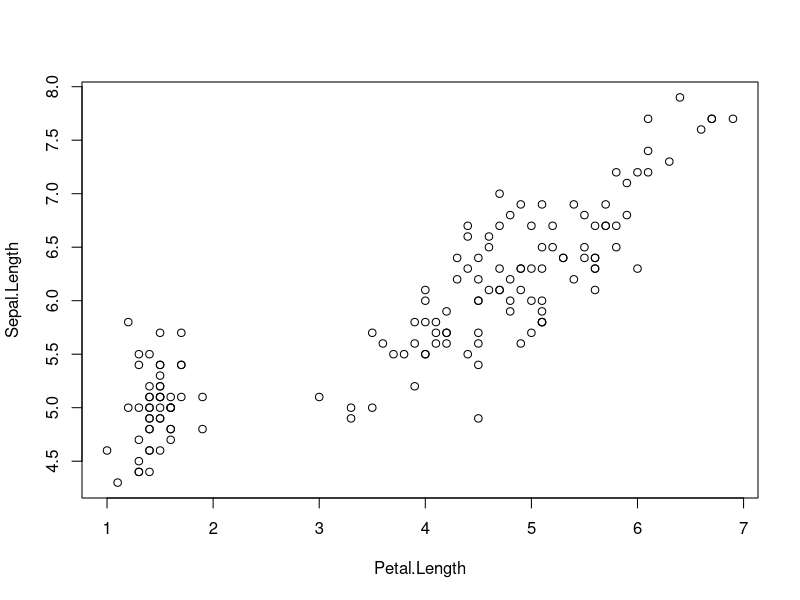
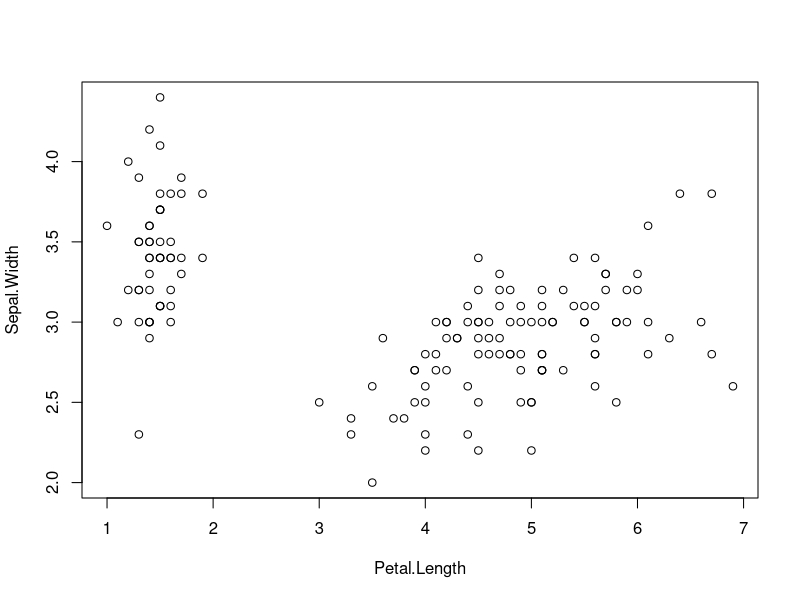
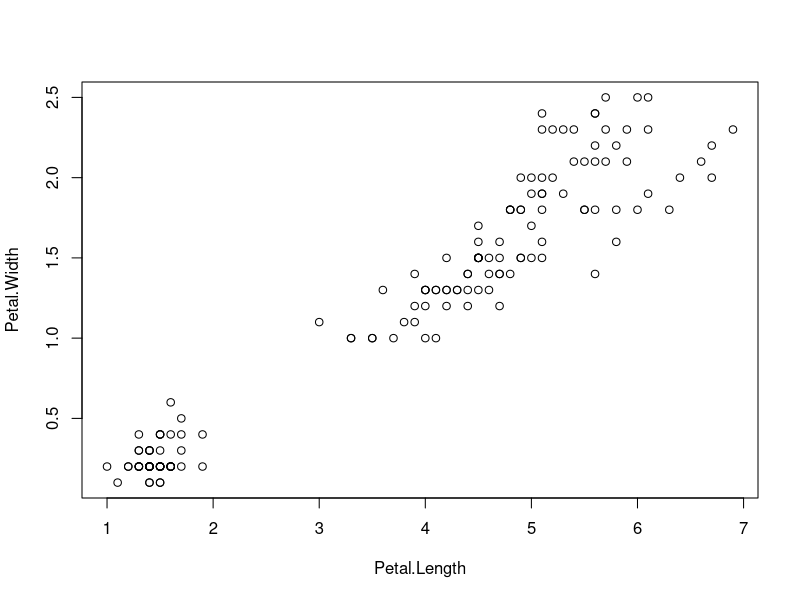
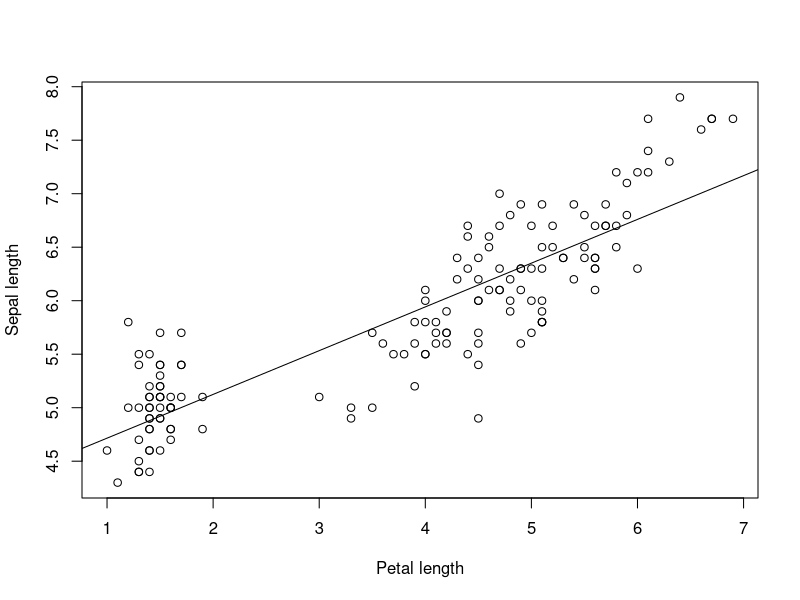

Reproduce these figures in R, in order.
## ---- chunk 1
knitr::opts_chunk$set(echo = FALSE)
options(scipen=1,digits=3)
## ---- chunk 2
iris
## ---- chunk 3
summary(iris) |> kableExtra::kbl(caption = "Descriptive statistics") |> kableExtra::kable_styling()
## ---- chunk 4
aggregate(. ~ Species, data = iris, mean) |> kableExtra::kbl(caption="Mean by species") |> kableExtra::kable_styling()
## ---- chunk 5
cor(iris[1:4]) |> kableExtra::kbl(caption="Pearson's coefficients of correlation") |> kableExtra::kable_styling()
## ---- chunk 6
plot(Sepal.Length~Petal.Length,data=iris)
plot(Sepal.Width~Petal.Length,data=iris)
plot(Petal.Width~Petal.Length,data=iris)
## ---- chunk 7
model <- lm(Sepal.Length~Petal.Length,data=iris)
summary(model)$coef |> kableExtra::kbl(caption = "Summary of lm: Sepal.Length ~ Petal.Length") |> kableExtra::kable_styling()
## ---- chunk 8
plot(Sepal.Length~Petal.Length,data=iris,xlab="Petal length",ylab="Sepal length")
abline(model)
